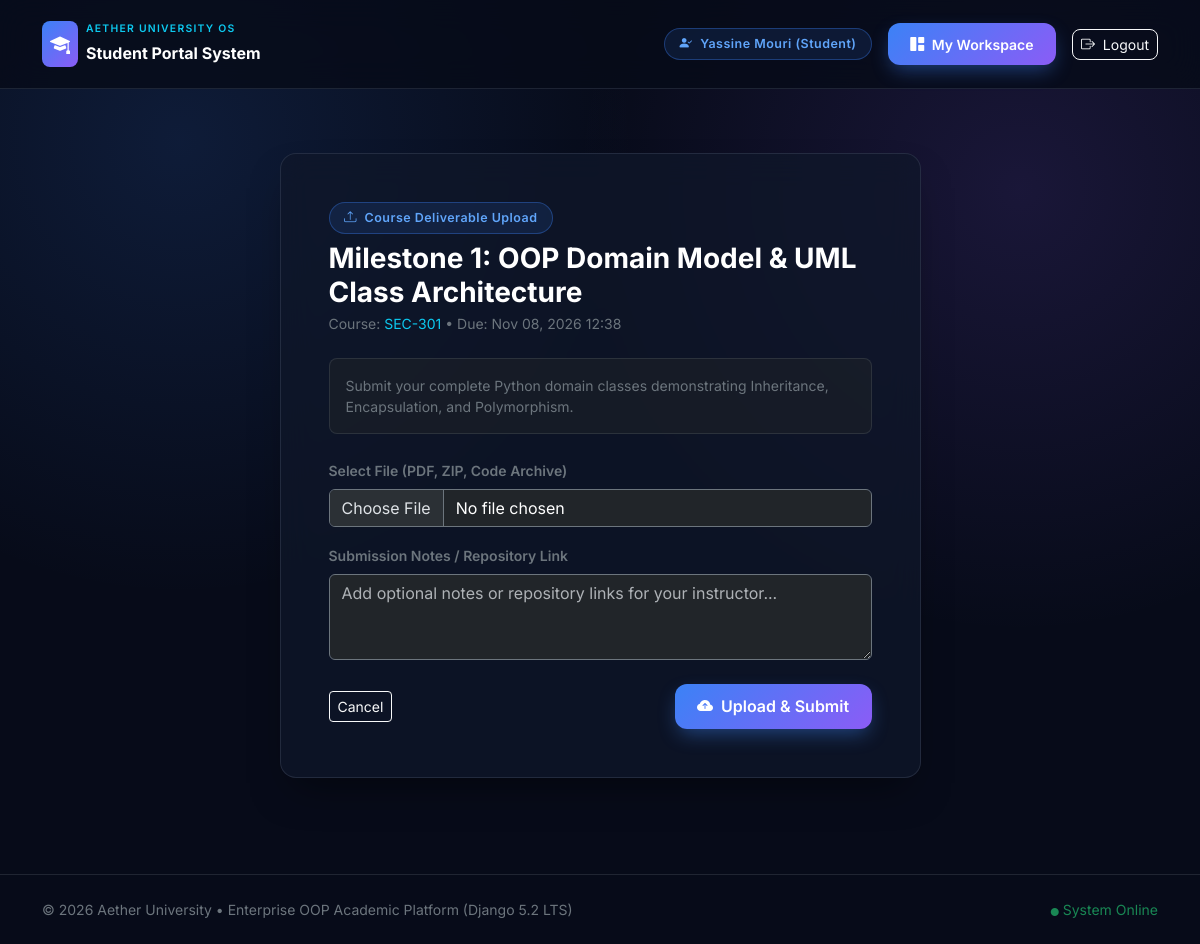
Page /student/submit/1/ (signed in) on the committed database.
### apps/accounts/models.py (models this page shows, shortened)
class User(AbstractUser):
    class Role(models.TextChoices):
        STUDENT = 'STUDENT', 'Student'
        INSTRUCTOR = 'INSTRUCTOR', 'Instructor'
        ADMINISTRATOR = 'ADMINISTRATOR', 'Administrator'
    role = models.CharField(
        max_length=20,
        choices=Role.choices,
        default=Role.STUDENT,
    )
    phone_number = models.CharField(max_length=25, blank=True)
    avatar = models.ImageField(upload_to='avatars/', blank=True, null=True)
    def get_full_display_name(self) -> str:
        full_name = f"{self.first_name} {self.last_name}".strip()
        return full_name if full_name else self.username
    def get_dashboard_url(self) -> str:
        if self.role == self.Role.ADMINISTRATOR or self.is_superuser:
            return reverse('admin_dashboard')
        if self.role == self.Role.INSTRUCTOR:
            return reverse('instructor_dashboard')
        return reverse('student_dashboard')

### apps/academics/models.py (models this page shows, shortened)
class Assignment(TimeStampedModel):
    course = models.ForeignKey(
        Course,
        on_delete=models.CASCADE,
        related_name='assignments',
    )
    title = models.CharField(max_length=140)
    description = models.TextField()
    due_date = models.DateTimeField()
    max_score = models.FloatField(default=100.0)

class Course(TimeStampedModel):
    code = models.CharField(max_length=20, unique=True)
    title = models.CharField(max_length=140)
    description = models.TextField(blank=True)
    credits = models.PositiveSmallIntegerField(default=4)
    max_capacity = models.PositiveSmallIntegerField(default=35)
    department = models.ForeignKey(
        Department,
        on_delete=models.CASCADE,
        related_name='courses',
    )
    instructor = models.ForeignKey(
        'accounts.Instructor',
        on_delete=models.SET_NULL,
        null=True,
        blank=True,
        related_name='assigned_courses',
    )
    semester = models.ForeignKey(
        AcademicSemester,
        on_delete=models.CASCADE,
        related_name='courses',
    )
    prerequisite = models.ForeignKey(
        'self',
        on_delete=models.SET_NULL,
        null=True,
        blank=True,
        related_name='dependent_courses',
    )
    schedule_days = models.CharField(max_length=50, default='Mon / Wed')
    schedule_time = models.CharField(max_length=50, default='09:00 - 10:30')
    room_number = models.CharField(max_length=30, default='Lab A-304')

class Submission(TimeStampedModel):
    assignment = models.ForeignKey(
        Assignment,
        on_delete=models.CASCADE,
        related_name='submissions',
    )
    student = models.ForeignKey(
        'accounts.Student',
        on_delete=models.CASCADE,
        related_name='submissions',
    )
    submitted_file = models.FileField(upload_to='submissions/', blank=True, null=True)
    notes = models.TextField(blank=True)
    score = models.FloatField(null=True, blank=True)
    feedback = models.TextField(blank=True)
    class Meta:
        unique_together = ('assignment', 'student')

### apps/academics/views.py (the view)
# urls.py: path('student/submit/<int:assignment_id>/', academic_views.submit_assignment_view, name='submit_assignment'),
@login_required(login_url='login')
def submit_assignment_view(request, assignment_id):
    student = get_object_or_404(Student, user=request.user)
    assignment = get_object_or_404(Assignment, id=assignment_id)
    submission, _ = Submission.objects.get_or_create(assignment=assignment, student=student)
    if request.method == 'POST':
        form = SubmissionForm(request.POST, request.FILES, instance=submission)
        if form.is_valid():
            form.save()
            messages.success(request, f"Assignment '{assignment.title}' uploaded and submitted successfully!")
            return redirect('student_dashboard')
    else:
        form = SubmissionForm(instance=submission)
    context = {
        'form': form,
        'assignment': assignment,
    }
    return render(request, 'students/submit_assignment.html', context)

### apps/academics/forms.py
class SubmissionForm(forms.ModelForm):
    class Meta:
        model = Submission
        fields = ['submitted_file', 'notes']
        widgets = {
            'submitted_file': forms.ClearableFileInput(attrs={
                'class': 'form-control bg-dark border-secondary text-white'
            }),
            'notes': forms.Textarea(attrs={
                'rows': 3,
                'class': 'form-control bg-dark border-secondary text-white',
                'placeholder': 'Add optional notes or repository links for your instructor...',
            }),
        }

### templates/students/submit_assignment.html (shortened to what this page needs)
{% extends 'base.html' %}
{% block content %}
<div class="container py-5">
    <div class="row justify-content-center">
        <div class="col-md-7">
            <div class="glass-card p-4 p-md-5">
                <span class="badge-pill-glow mb-2 d-inline-block">
                    <i class="bi bi-upload me-1"></i> Course Deliverable Upload
                </span>
                <h3 class="fw-bold text-white mb-1">{{ assignment.title }}</h3>
                <p class="text-secondary small mb-4">
                    Course: <span class="text-info">{{ assignment.course.code }}</span> • Due: {{ assignment.due_date|date:"M d, Y H:i" }}
                </p>
                <div class="p-3 rounded-3 bg-dark bg-opacity-50 border border-secondary border-opacity-25 mb-4 small text-secondary">
                    {{ assignment.description }}
                </div>
                <form method="post" enctype="multipart/form-data">
                    <div class="mb-3">
                        <label class="form-label small text-secondary fw-semibold">Select File (PDF, ZIP, Code Archive)</label>
                        {{ form.submitted_file }}
                    </div>
                    <div class="mb-4">
                        <label class="form-label small text-secondary fw-semibold">Submission Notes / Repository Link</label>
                        {{ form.notes }}
                    </div>
                    <div class="d-flex justify-content-between align-items-center">
                        <a href="{% url 'student_dashboard' %}" class="btn btn-outline-light btn-sm">Cancel</a>
                        <button type="submit" class="btn btn-gradient-primary">
                            <i class="bi bi-cloud-arrow-up-fill me-1"></i> Upload &amp; Submit
                        </button>
                    </div>
                </form>
            </div>
        </div>
    </div>
</div>
{% endblock %}

### templates/base.html (shortened to what this page needs)
{% load static %}
<!DOCTYPE html>
<html lang="en" data-bs-theme="dark">
<head>
    <link href="https://cdn.jsdelivr.net/npm/bootstrap@5.3.3/dist/css/bootstrap.min.css" rel="stylesheet">
    <link href="https://cdn.jsdelivr.net/npm/bootstrap-icons@1.11.3/font/bootstrap-icons.min.css" rel="stylesheet">
    <link rel="stylesheet" href="{% static 'css/portal.css' %}">
</head>
<body>
    <nav class="navbar navbar-expand-lg glass-navbar sticky-top py-3">
        <div class="container">
            <a class="navbar-brand d-flex align-items-center gap-2 fw-bold text-white" href="{% url 'landing' %}">
                <span class="d-inline-flex align-items-center justify-content-center rounded-3 p-2"
                      style="background: linear-gradient(135deg, #3B82F6, #8B5CF6);">
                    <i class="bi bi-mortarboard-fill text-white fs-5"></i>
                </span>
                <div>
                    <span class="d-block text-uppercase text-info fw-semibold" style="font-size: 0.65rem; letter-spacing: 0.12em;">
                        Aether University OS
                    </span>
                    <span class="fs-6">Student Portal System</span>
                </div>
            </a>
            <div class="d-flex align-items-center gap-3">
                {% if user.is_authenticated %}
                    <span class="badge-pill-glow d-none d-md-inline-block">
                        <i class="bi bi-person-check-fill me-1"></i>
                        {{ user.get_full_display_name }} ({{ user.get_role_display }})
                    </span>
                    <a href="{{ user.get_dashboard_url }}" class="btn btn-gradient-primary btn-sm">
                        <i class="bi bi-grid-1x2-fill me-1"></i> My Workspace
                    </a>
                    <a href="{% url 'logout' %}" class="btn btn-outline-light btn-sm rounded-3">
                        <i class="bi bi-box-arrow-right me-1"></i> Logout
                    </a>
                {% endif %}
            </div>
        </div>
    </nav>
    <main>
        {% block content %}{% endblock %}
    </main>
    <footer class="border-top border-secondary border-opacity-25 py-4 mt-5">
        <div class="container d-flex flex-column flex-md-row justify-content-between align-items-center text-secondary small">
            <div>© 2026 Aether University • Enterprise OOP Academic Platform (Django 5.2 LTS)</div>
            <div class="mt-2 mt-md-0">
                <span class="text-success"><i class="bi bi-circle-fill me-1" style="font-size: 0.5rem;"></i>System Online</span>
            </div>
        </div>
    </footer>
</body>
</html>

### static/css/portal.css (style rules this page uses)
:root { --bg-deep-navy: #070B19; --bg-slate-card: rgba(15, 23, 42, 0.75); --border-glass: rgba(148, 163, 184, 0.16); --accent-blue: #3B82F6; --accent-violet: #8B5CF6; --accent-emerald: #10B981; --text-primary: #F8FAFC; --text-muted: #94A3B8; }
body { background-color: var(--bg-deep-navy); background-image: radial-gradient(circle at 15% 15%, rgba(59, 130, 246, 0.14), transparent 35%), radial-gradient(circle at 85% 20%, rgba(139, 92, 246, 0.14), transparent 35%); color: var(--text-primary); font-family: 'Inter', system-ui, -apple-system, sans-serif; min-height: 100vh; overflow-x: hidden; }
.glass-navbar { background: rgba(7, 11, 25, 0.82); backdrop-filter: blur(16px); border-bottom: 1px solid var(--border-glass); }
.glass-card { background: var(--bg-slate-card); backdrop-filter: blur(16px); border: 1px solid var(--border-glass); border-radius: 1rem; box-shadow: 0 20px 40px -15px rgba(0, 0, 0, 0.5); transition: transform 0.25s ease, border-color 0.25s ease, box-shadow 0.25s ease; }
.btn-gradient-primary { background: linear-gradient(135deg, var(--accent-blue), var(--accent-violet)); border: none; color: #ffffff; font-weight: 600; padding: 0.65rem 1.4rem; border-radius: 0.75rem; box-shadow: 0 8px 20px -4px rgba(59, 130, 246, 0.45); transition: all 0.2s ease; }
.badge-pill-glow { background: rgba(59, 130, 246, 0.12); border: 1px solid rgba(59, 130, 246, 0.35); color: #60A5FA; border-radius: 9999px; padding: 0.35rem 0.9rem; font-size: 0.78rem; font-weight: 600; letter-spacing: 0.04em; }

### rows in the picture
User: get_full_display_name "Yassine Mouri", role "Student"
Assignment: title "Milestone 1: OOP Domain Model & UML Class Architecture", course.code "SEC-301", due_date "Nov 08, 2026 12:38", description "Submit your complete Python domain classes demonstrating Inheritance, Encapsulation, and Polymorphism."
